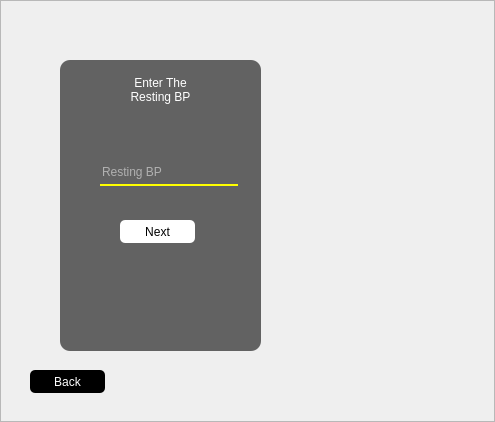
<?xml version="1.0" encoding="UTF-8"?>
<ui version="4.0">
 <class>Form</class>
 <widget class="QWidget" name="Form">
  <property name="geometry">
   <rect>
    <x>0</x>
    <y>0</y>
    <width>495</width>
    <height>422</height>
   </rect>
  </property>
  <property name="windowTitle">
   <string>Form</string>
  </property>
  <widget class="QFrame" name="frame">
   <property name="geometry">
    <rect>
     <x>0</x>
     <y>0</y>
     <width>495</width>
     <height>422</height>
    </rect>
   </property>
   <property name="frameShape">
    <enum>QFrame::StyledPanel</enum>
   </property>
   <property name="frameShadow">
    <enum>QFrame::Raised</enum>
   </property>
   <widget class="QLabel" name="label">
    <property name="geometry">
     <rect>
      <x>0</x>
      <y>0</y>
      <width>495</width>
      <height>422</height>
     </rect>
    </property>
    <property name="styleSheet">
     <string notr="true">background-image: url(Untitled.jpg);</string>
    </property>
    <property name="text">
     <string/>
    </property>
   </widget>
   <widget class="QLabel" name="label_2">
    <property name="geometry">
     <rect>
      <x>60</x>
      <y>60</y>
      <width>201</width>
      <height>291</height>
     </rect>
    </property>
    <property name="styleSheet">
     <string notr="true">background-color:rgb(0,0,0,150);
color: rgb(255, 255, 255);
border-radius:10px;</string>
    </property>
    <property name="text">
     <string/>
    </property>
   </widget>
   <widget class="QLabel" name="label_3">
    <property name="geometry">
     <rect>
      <x>100</x>
      <y>70</y>
      <width>121</width>
      <height>41</height>
     </rect>
    </property>
    <property name="styleSheet">
     <string notr="true">font: 75 12pt &quot;MS Shell Dlg 2&quot;;
color: rgb(255, 255, 255);</string>
    </property>
    <property name="text">
     <string>&lt;html&gt;&lt;head/&gt;&lt;body&gt;&lt;p align=&quot;center&quot;&gt;Enter The &lt;br/&gt;Resting BP&lt;/p&gt;&lt;/body&gt;&lt;/html&gt;</string>
    </property>
   </widget>
   <widget class="QLineEdit" name="rb">
    <property name="geometry">
     <rect>
      <x>100</x>
      <y>160</y>
      <width>138</width>
      <height>26</height>
     </rect>
    </property>
    <property name="styleSheet">
     <string notr="true">color:rgb(255, 255, 255);
border:none;
background-color:rgb(0,0,0,0);
border-bottom:2px solid rgb(255, 255, 0);</string>
    </property>
    <property name="placeholderText">
     <string>Resting BP</string>
    </property>
   </widget>
   <widget class="QPushButton" name="next4">
    <property name="geometry">
     <rect>
      <x>120</x>
      <y>220</y>
      <width>75</width>
      <height>23</height>
     </rect>
    </property>
    <property name="styleSheet">
     <string notr="true">background-color:rgb(255,255,255,255);
border-radius:5px;</string>
    </property>
    <property name="text">
     <string>Next</string>
    </property>
   </widget>
   <widget class="QPushButton" name="back4">
    <property name="geometry">
     <rect>
      <x>30</x>
      <y>370</y>
      <width>75</width>
      <height>23</height>
     </rect>
    </property>
    <property name="styleSheet">
     <string notr="true">background-color:rgb(0,0,0);
border-radius:5px;
color:rgb(255,255,255,255);</string>
    </property>
    <property name="text">
     <string>Back</string>
    </property>
   </widget>
  </widget>
 </widget>
 <resources>
  <include location="res.qrc"/>
 </resources>
 <connections/>
</ui>
